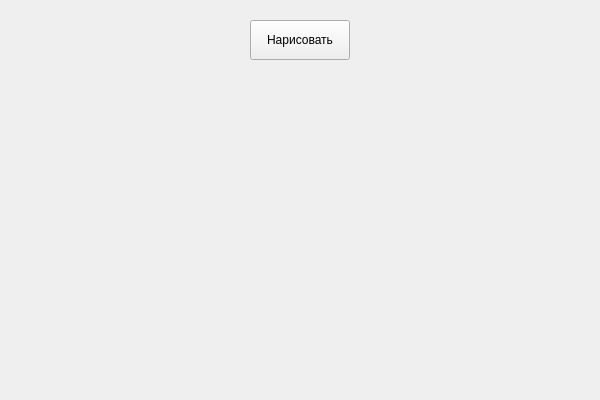
<?xml version="1.0" encoding="UTF-8"?>
<ui version="4.0">
    <class>MainWindow</class>
    <widget class="QMainWindow" name="MainWindow">
        <property name="geometry">
            <rect>
                <x>0</x>
                <y>0</y>
                <width>600</width>
                <height>400</height>
            </rect>
        </property>
        <property name="windowTitle">
            <string>Желтые окружности</string>
        </property>
        <widget class="QWidget" name="centralwidget">
            <widget class="QPushButton" name="pushButton">
                <property name="geometry">
                    <rect>
                        <x>250</x>
                        <y>20</y>
                        <width>100</width>
                        <height>40</height>
                    </rect>
                </property>
                <property name="text">
                    <string>Нарисовать</string>
                </property>
            </widget>
        </widget>
    </widget>
    <resources/>
    <connections/>
</ui>
